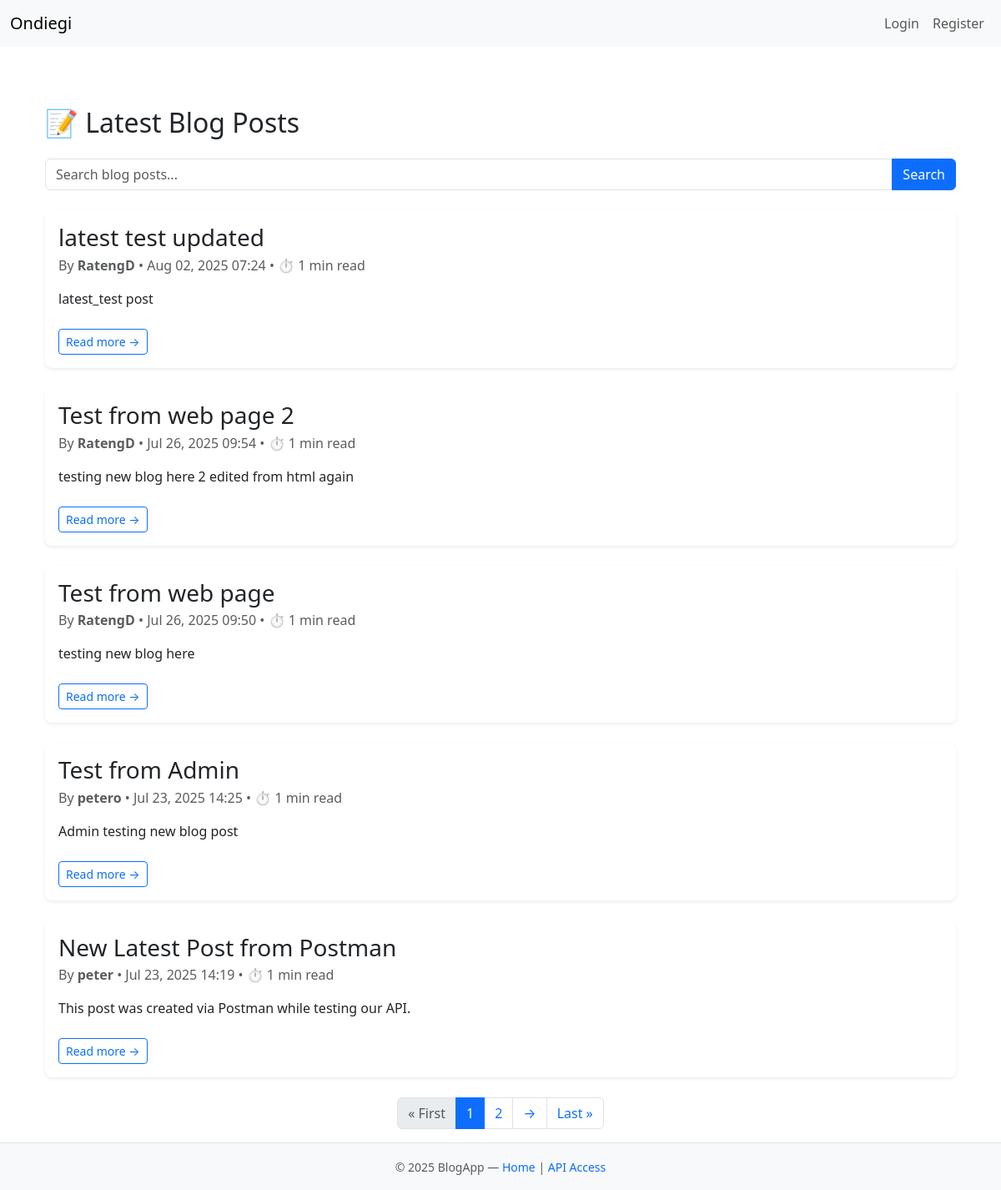
The page /blog/ on the database as committed earlier.
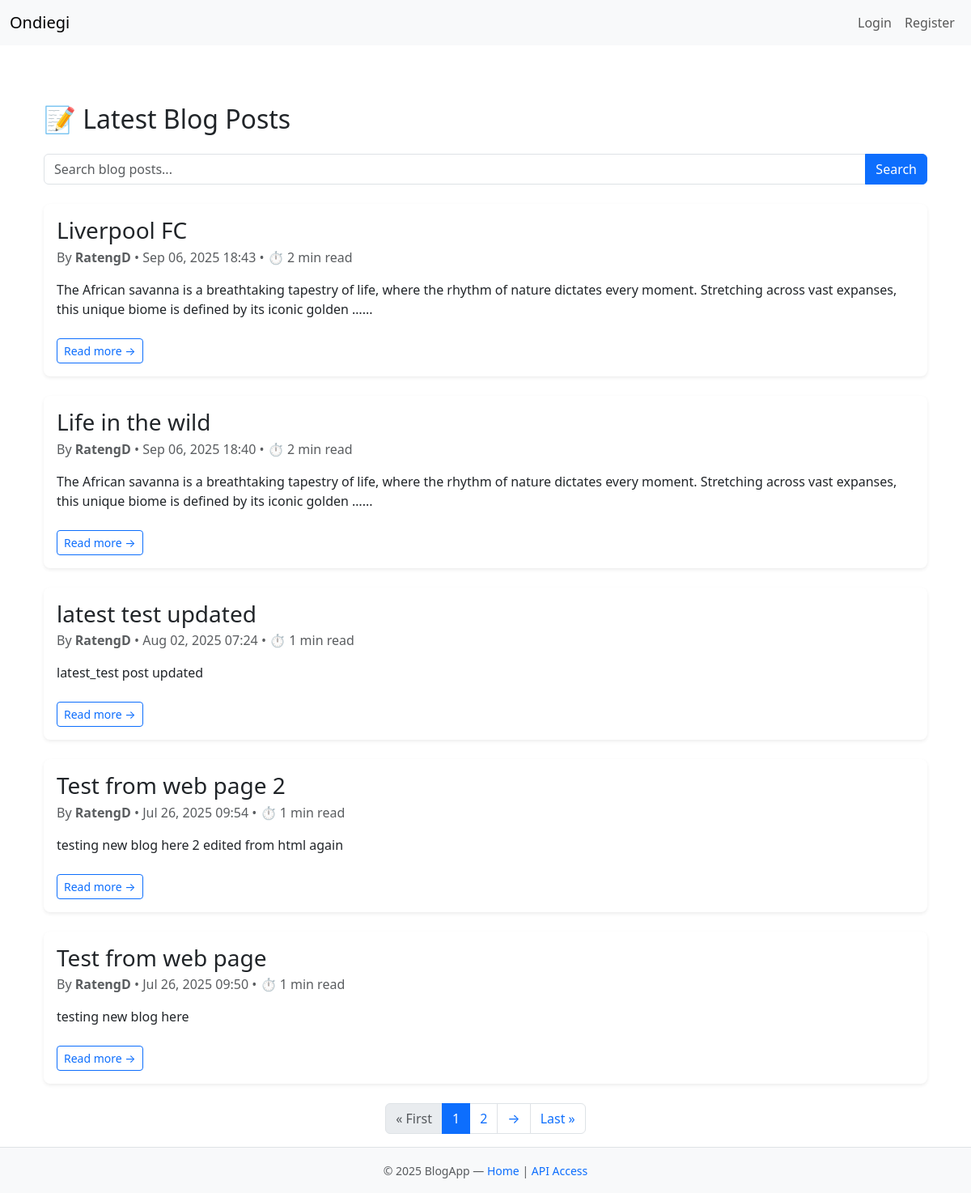
The same page on the database as committed later.
### blog/models.py (models this page shows, shortened)
class BlogPost(models.Model):
    title = models.CharField(max_length=200)
    slug = models.SlugField(unique=True, blank=True)  # new field
    content = models.TextField()
    author = models.ForeignKey(User, on_delete=models.SET_NULL, null=True)
    created_at = models.DateTimeField(auto_now_add=True)
    def reading_time(self):
        word_count = len(self.content.split())
        return math.ceil(word_count / 200)  # 200 words per min

### blog/views.py (the view)
# urls.py: path('', blog_list_view, name='blog-posts'),  # 👉 now serves HTML
def blog_list_view(request):
    query = request.GET.get('q', '')  # get search query if exists
    posts = BlogPost.objects.all().order_by('-created_at')
    if query:
        posts = posts.filter(
            Q(title__icontains=query) | Q(content__icontains=query)
        )
    paginator = Paginator(posts, 5)  # same pagination as before
    page_number = request.GET.get('page')
    page_obj = paginator.get_page(page_number)
    return render(request, 'blog/blog_list.html', {
        'page_obj': page_obj,
        'query': query,  # send query back to template
    })

### blog/templates/blog/blog_list.html (shortened to what this page needs)
{% extends 'base.html' %}
{% block content %}
<div class="container mt-5">
  <h2 class="mb-4">📝 Latest Blog Posts</h2>
  <form method="GET" action="">
    <div class="input-group mb-4">
      <input type="text" name="q" value="{{ query }}" class="form-control" placeholder="Search blog posts...">
      <button class="btn btn-primary" type="submit">Search</button>
    </div>
  </form>
  {% if page_obj %}
  {% for post in page_obj %}
  <div class="card mb-4 border-0 shadow-sm rounded-3">
    <div class="card-body">
      <h3 class="card-title">{{ post.title }}</h3>
      <p class="card-subtitle text-muted mb-2">
        By <strong>{{ post.author.username }}</strong> • {{ post.created_at|date:"M d, Y H:i" }}
            • ⏱ {{ post.reading_time }} min read
      </p>
      <p class="card-text mt-3 text-body">
        {{ post.content|truncatewords:30 }}{% if post.content|length > 200 %}...{% endif %}
      </p>
      <a href="{% url 'view-post' post.slug %}" class="btn btn-outline-primary btn-sm mt-2">Read more →</a>
    </div>
  </div>
  {% endfor %}
  <nav aria-label="Page navigation">
    <ul class="pagination justify-content-center">
      {% if page_obj.has_previous %}
      <li class="page-item">
        <a class="page-link" href="?page=1">« First</a>
      </li>
      {% else %}
      <li class="page-item disabled">
        <span class="page-link">« First</span>
      </li>
      {% endif %}
      {% for num in page_obj.paginator.page_range %}
      {% if num == page_obj.number %}
      <li class="page-item active"><span class="page-link">{{ num }}</span></li>
      {% elif num >= page_obj.number|add:'-2' and num <= page_obj.number|add:'2' %} <li class="page-item"><a
          class="page-link" href="?page={{ num }}">{{ num }}</a></li>
        {% endif %}
        {% endfor %}
        {% if page_obj.has_next %}
        <li class="page-item">
          <a class="page-link" href="?page={{ page_obj.next_page_number }}">→</a>
        </li>
        {% endif %}
        {% if page_obj.has_next %}
        <li class="page-item">
          <a class="page-link" href="?page={{ page_obj.paginator.num_pages }}">Last »</a>
        </li>
        {% else %}
        <li class="page-item disabled">
          <span class="page-link">Last »</span>
        </li>
        {% endif %}
    </ul>
  </nav>
  {% endif %}
</div>
{% endblock %}

### templates/base.html (shortened to what this page needs)
<!DOCTYPE html>
<html lang="en">
<head>
  <link href="https://cdn.jsdelivr.net/npm/bootstrap@5.3.0/dist/css/bootstrap.min.css" rel="stylesheet">
</head>
<body class="d-flex flex-column min-vh-100">
  {% include 'navbar/navbar.html' %}
  <main class="container mt-4 flex-grow-1">
    {% block content %}{% endblock %}
  </main>
  {% include "navbar/footer.html" %}
</body>
</html>

### templates/navbar/navbar.html (shortened to what this page needs)
<nav class="navbar navbar-expand-lg navbar-light bg-light">
  <div class="container-fluid">
    <a class="navbar-brand" href="{% url 'home' %}">Ondiegi</a>
    <div class="collapse navbar-collapse" id="navbarNav">
      <ul class="navbar-nav ms-auto">
        {% if user.is_authenticated %}
        <li class="nav-item">
          <a class="nav-link" href="#">Hi {{ user.username }}</a>
        </li>
        <li class="nav-item">
          <a class="nav-link" href="{% url 'create-post' %}">Create Post</a>
        </li>
        <li class="nav-item">
          <a class="nav-link" href="{% url 'profile' %}">Profile</a>
        </li>
        <li class="nav-item">
          <a class="nav-link" href="{% url 'logout' %}">Logout</a>
        </li>
        {% else %}
        <li class="nav-item">
          <a class="nav-link" href="{% url 'login' %}">Login</a>
        </li>
        <li class="nav-item">
          <a class="nav-link" href="{% url 'register' %}">Register</a>
        </li>
        {% endif %}
      </ul>
    </div>
  </div>
</nav>

### templates/navbar/footer.html
<footer class="mt-auto bg-light text-center text-muted py-3 border-top">
  <div class="container">
    <small>
      &copy; {{ year }} BlogApp —
      <a href="{% url 'home' %}" class="text-decoration-none">Home</a> |
      <a href="/api/" class="text-decoration-none">API Access</a>
    </small>
  </div>
</footer>

Rows that differ between the two databases and show on the page:
no longer on this page (row unchanged): BlogPost: title "Test from Admin", author.username "petero", created_at "Jul 23, 2025 14:25", reading_time "1", content "Admin testing new blog post"
no longer on this page (row unchanged): BlogPost: title "New Latest Post from Postman", author.username "peter", created_at "Jul 23, 2025 14:19", reading_time "1", content "This post was created via Postman while testing our API."
added BlogPost: title "Liverpool FC", author.username "RatengD", created_at "Sep 06, 2025 18:43", reading_time "2", content "The African savanna is a breathtaking tapestry of life, where the rhythm of nature dictates every moment. Stretching across vast expanses, this unique biome is defined by its iconic golden …"
added BlogPost: title "Life in the wild", author.username "RatengD", created_at "Sep 06, 2025 18:40", reading_time "2", content "The African savanna is a breathtaking tapestry of life, where the rhythm of nature dictates every moment. Stretching across vast expanses, this unique biome is defined by its iconic golden …"
changed BlogPost "latest test updated": content "latest_test post" → "latest_test post updated"
